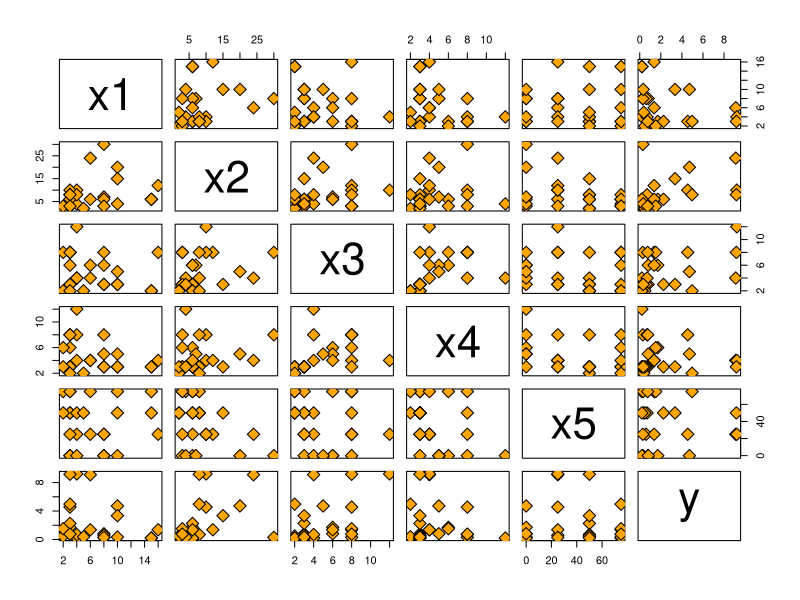
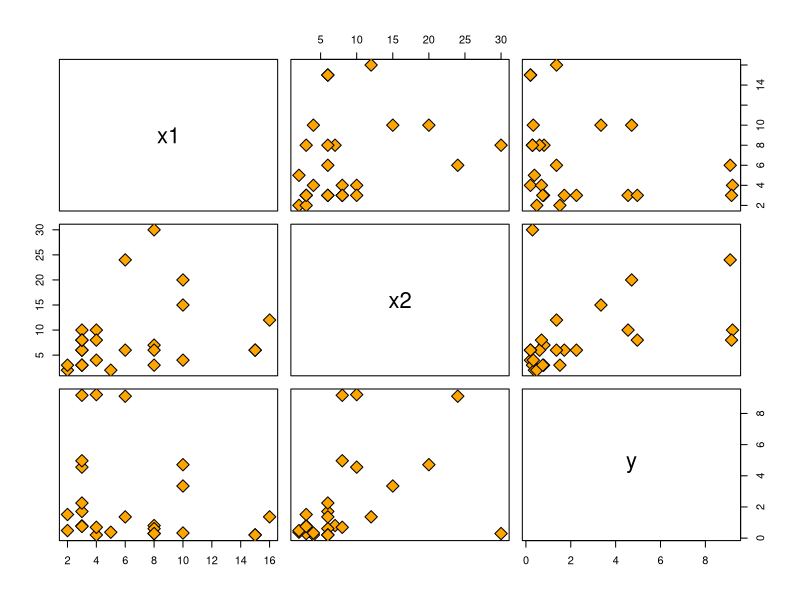
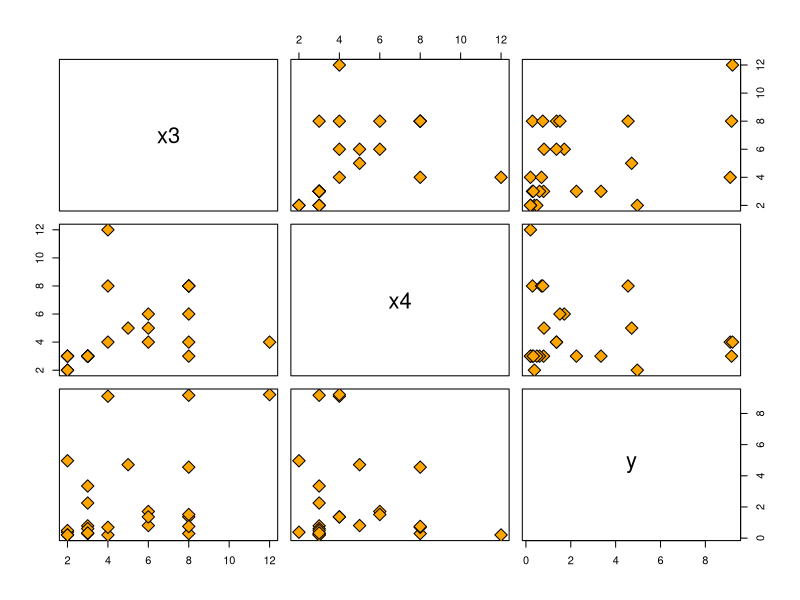
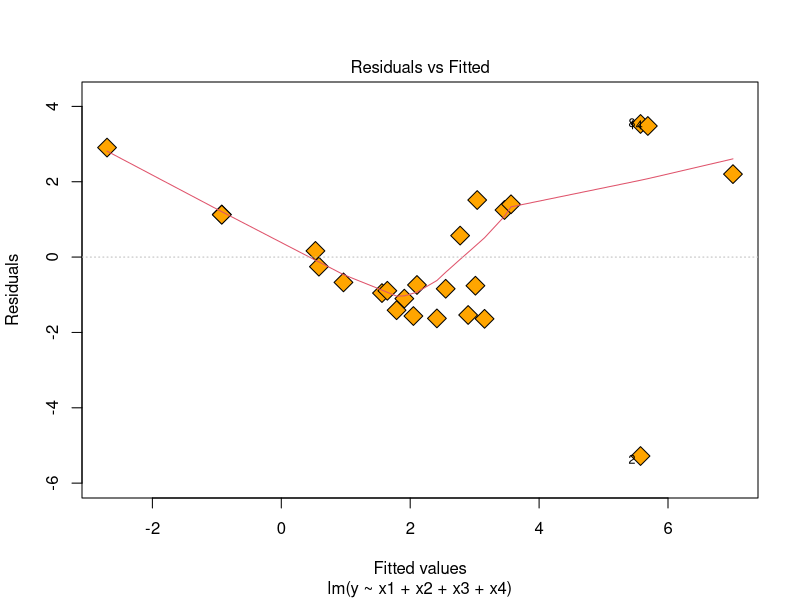
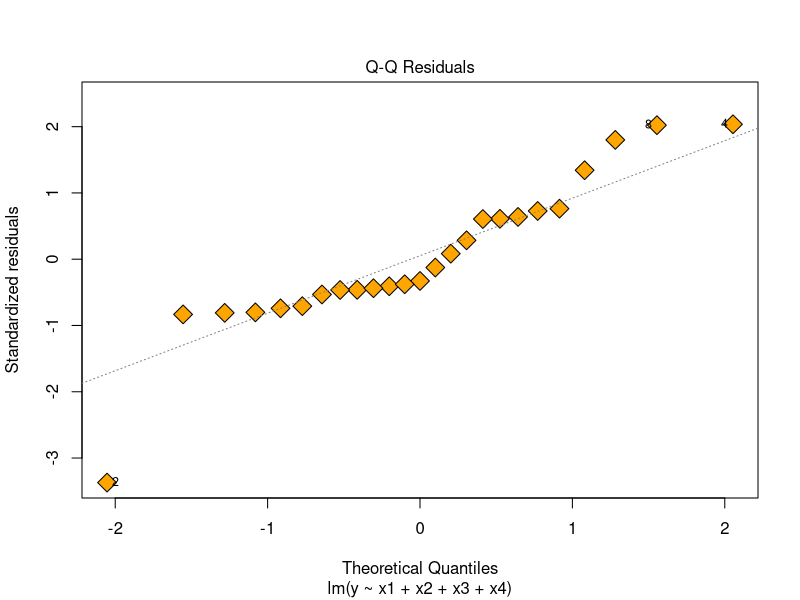
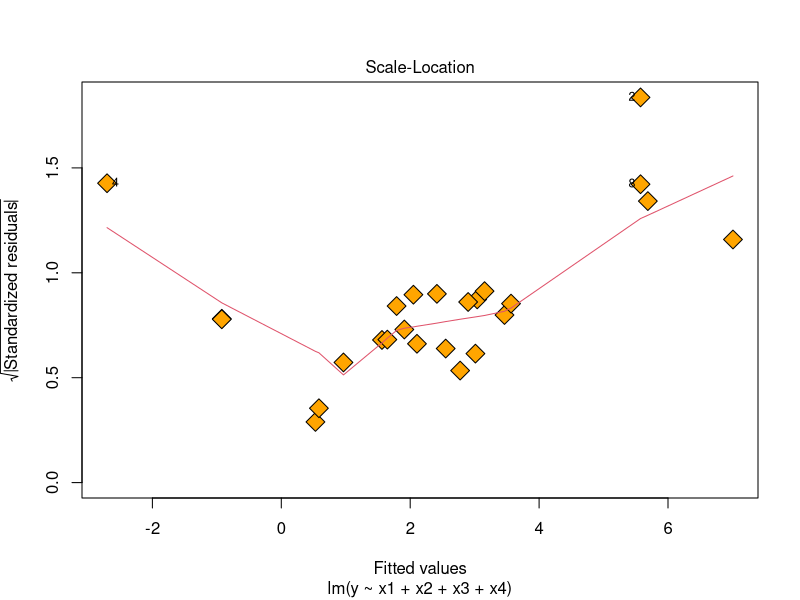
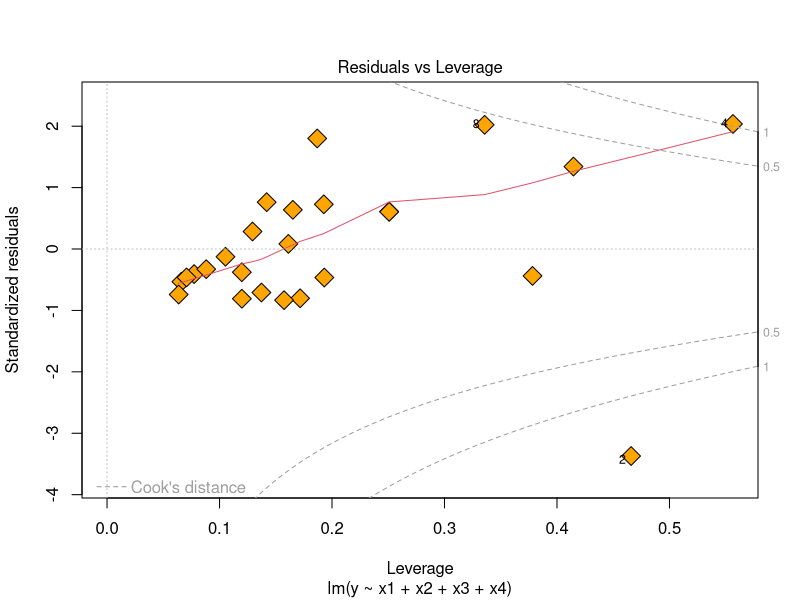
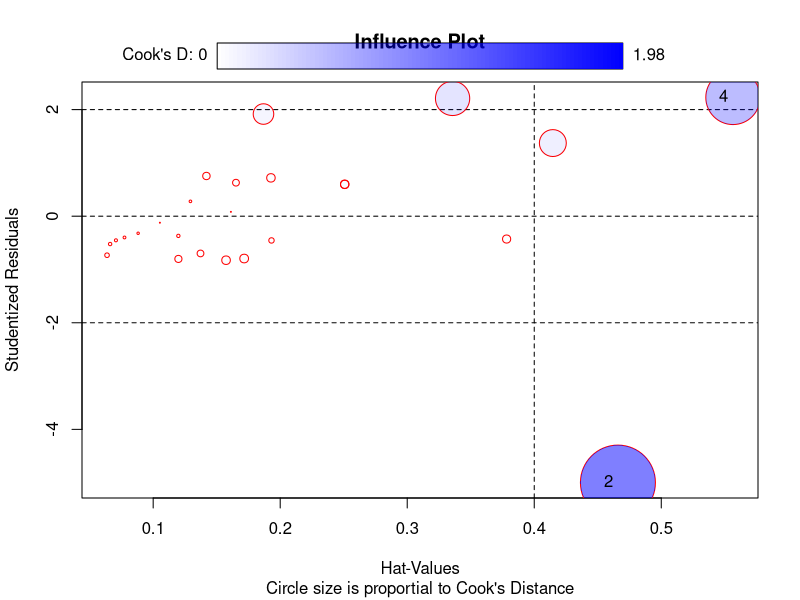

R code for these plots, in order: (Note: this script raises an error after producing the figures.)
	install.packages('car');
	install.packages('calibrate');

	library(car);
	library(calibrate);

	##########################
	#x <- runif(50)
	#y <- runif(50)
	#plot(x,y, pch=23, bg='orange', cex=2)
	#textxy(x,y,c(5,10,20),m=c(mean(x),mean(y)))
	##########################

	b14 = read.table('b14.csv', sep=',', header=T);
	row.names(b14) <- seq(1,25);

	attach(b14);
	pairs(b14, pch=23, bg='orange', cex.labels=4, cex=2);
	plot(b14[,c(1,2,6)], pch=23, bg='orange', cex=2);
	plot(b14[,c(3,4,6)], pch=23, bg='orange', cex=2);

	n = nrow(b14);

	m422= lm(y ~ x1+x2+x3+x4, data=b14);
	summary(m422);

	plot(m422, pch=23, bg='orange',cex=2);
	influencePlot(m422, main="Influence Plot", sub="Circle size is proportial to Cook's Distance", id.method="identify", col='red')
	plot(cooks.distance(m422), pch=23,bg='orange', cex=2, ylab="Cook's distance", id.method="identify");
	cutoff <- 4/((nrow(m422)-length(m422$coefficients)-2)) 
	plot(m422, which=4, cook.levels=cutoff)

	par(mfrow=c(2,2));
	layout(matrix(c(1,2,3,4),2,2))
	avPlots(m422, 'x1', pch=23,bg='orange', cex=2, id.method="identify");
	avPlots(m422, 'x2', pch=23,bg='orange', cex=2, id.method="identify");
	avPlots(m422, 'x3', pch=23,bg='orange', cex=2, id.method="identify");
	avPlots(m422, 'x4', pch=23,bg='orange', cex=2, id.method="identify");

	e = resid(m422);
	r = rstandard(m422);
	t = rstudent(m422);
	hii = hatvalues(m422);
	cbind(e,r,t,hii);

	influence.measures(m422);
	
	# Bonferroni outlier test
	outlierTest(m422);

	# delete onservation 2
	remove2 = c(1,seq(3,25));
	b14b = b14[remove2,];
	m422b=lm(y ~ x1+x2+x3+x4, data=b14b);
	# compare old model with new model 
	m422;
	m422b;

	plot(m422b, pch=23 ,bg='orange',cex=2);

	influencePlot(m422b, main="Influence Plot", sub="Circle size is proportial to Cook's Distance", id.method="identify", col='red')
	plot(cooks.distance(m422b), pch=23,bg='orange', cex=2, ylab="Cook's distance", id.method="identify");
	cutoff <- 4/((nrow(m422b)-length(m422$coefficients)-2)) ;
	plot(m422b, which=4, cook.levels=cutoff);


	# Bonferroni outlier test
	outlierTest(m422b);

	#All the influence measures
	influence.measures(m422b);

	e = resid(m422b);
	r = rstandard(m422b);
	t = rstudent(m422b);
	hii = hatvalues(m422b);
	cbind(e,r,t,hii);


	#### ex 5.16
	m516a=lm(y ~ x1+x2+x3+x4, data=b14b);
	plot(m516a, pch=23 ,bg='orange',cex=2);

	e = resid(m516a);
	r = rstandard(m516a);
	t = rstudent(m516a);
	pred = predict(m516a)

	#All the influence measures
	influence.measures(m516a);

	plot(pred, e, pch=23 ,bg='orange',cex=2, main="residuals vs predicted values", xlab="predicted values", ylab="residuals");
	#textxy(pred,e,c(2,4,8),m=c(mean(pred),mean(e))+4);

	plot(pred, r, pch=23 ,bg='orange',cex=2, main="studentized residuals vs predicted values", xlab="predicted values", ylab="studentized residuals");
	plot(pred, t, pch=23 ,bg='orange',cex=2, main="R-student vs predicted values", xlab="predicted values", ylab="R-student");

	# ex 5.16b 
	m516b=lm(log(y) ~ x1+x2+x3+x4, data=b14);
	m516b

	plot(m516b, pch=23 ,bg='orange',cex=2);

	e = resid(m516b);
	r = rstandard(m516b);
	t = rstudent(m516b);
	pred = predict(m516b)

	#All the influence measures
	influence.measures(m516b);
	

	# ex 5.16c
	#Component+residual plots
	par(mfrow=c(1,2));
	avPlots(m516a, 'x1', pch=2,col='blue', main="partial regression plot");
	crPlots(m516a, 'x1', pch=2,col='blue', main="partial residual plot");

	par(mfrow=c(1,2));
	avPlots(m516a, 'x2', pch=2,col='blue', main="partial regression plot");
	crPlots(m516a, 'x2', pch=2,col='blue', main="partial residual plot");

	par(mfrow=c(1,2));
	avPlots(m516a, 'x3', pch=2,col='blue', main="partial regression plot");
	crPlots(m516a, 'x3', pch=2,col='blue', main="partial residual plot");

	par(mfrow=c(1,2));
	avPlots(m516a, 'x4', pch=2,col='blue', main="partial regression plot");
	crPlots(m516a, 'x4', pch=2,col='blue', main="partial residual plot");

	ceres.plots(m516a, one.page=TRUE, pch=2,col='blue', ask=FALSE);

	# non-constant error variance test
	ncvTest(m516a);

	# Evaluate Collinearity
	vif(m516a) ;
	sqrt(vif(m516a)) > 2 # problem?

	# Test for Autocorrelated Errors
	durbin.watson(m516a);

	# Now using log transformation both repressors and response variables.
	m516c=lm(log(y) ~ log(x1)+ log(x2) + log(x3) + log(x4), data=b14b);
	m516c
	plot(m516c, pch=23 ,bg='orange',cex=2);
	qqPlot(m516c, main="QQ Plot", pch=2,col='blue', id.method="identify")
	ceres.plots(m516a, one.page=TRUE, pch=2,col='blue', ask=FALSE);

	e = resid(m516c);
	r = rstandard(m516c);
	t = rstudent(m516c);
	cbind(e,r,t);

	#All the influence measures
	influence.measures(m516c);

	# Bonferroni outlier test
	outlierTest(m516c);
